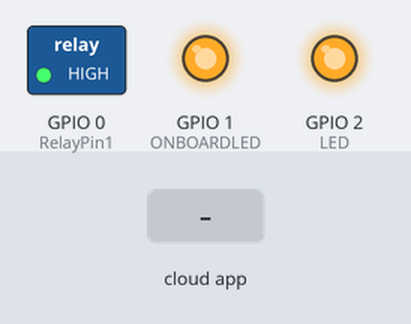
Recording of a sketch running on a simulated ESP8266 (NodeMCU). Parts: switched loads named in the sketch (green lamp = pin HIGH), output pins drawn as LEDs (lit = HIGH). Inputs (shaded band) come from the test bench. WiFi joins after 1.5 s; servers stay silent unless stated; what the sketch prints to the serial monitor is not drawn.

Above: at 2.7 s.
2.8 s: the phone or cloud app sets Heater to 1
At 3.9 s:
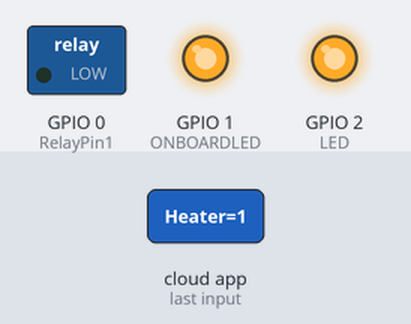
4.3 s: the phone or cloud app sets Heater to 0
At 5.0 s:
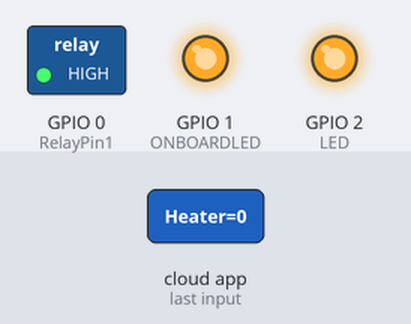
Timing chart, 0 to 7.3 s (numbered marks = the images above; inputs shaded):
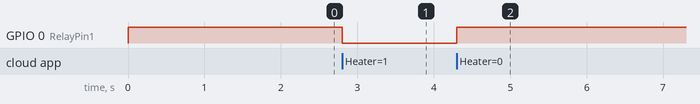

The sketch:

ESP01_CodeForRelayControl.ino
```cpp
#include <ESP8266WiFi.h>
#include <ESPAsyncTCP.h>
#include <fauxmoESP.h>
#define ONBOARDLED 1
#define LED 2
#define RelayPin1 0
fauxmoESP fauxmo;
const char* deviceName = "Heater";// Set your Static IP address
IPAddress local_IP(192, 168, 1, 51);
// Set your Gateway IP address
IPAddress gateway(192, 168, 1, 1);

IPAddress subnet(255, 255, 0, 0);
IPAddress primaryDNS(8, 8, 8, 8);   //optional
IPAddress secondaryDNS(8, 8, 4, 4); //optional

void setup() {
  Serial.begin(9600);
  pinMode(RelayPin1, OUTPUT);
  pinMode(LED, OUTPUT);
  pinMode(ONBOARDLED, OUTPUT);
  digitalWrite(ONBOARDLED,LOW);
  digitalWrite(LED,LOW);
  // This should be negated logic
  digitalWrite(RelayPin1, HIGH);

 // Configures static IP address
  if (!WiFi.config(local_IP, gateway, subnet, primaryDNS, secondaryDNS)) {
    Serial.println("STA Failed to configure");
  }

  if (connectWifi()) {
    // Setup fauxmo
     Serial.println((String)"Adding" +deviceName+  " device");
     fauxmo.setPort(80);
     fauxmo.enable(true);
     fauxmo.addDevice(deviceName);
  }

  fauxmo.onSetState([](unsigned char device_id, const char * device_name, bool state, unsigned char value) {
    Serial.print("Device: ");Serial.print(device_name);
    Serial.print(" state");
    if(state) {
      Serial.println("ON!");
      // ESP8266 uses and inverted logic with arduino
      digitalWrite(RelayPin1, LOW);
    }
    else {
      Serial.println("off");
      digitalWrite(RelayPin1, HIGH);
    }
  });
}

void loop() {
  fauxmo.handle();
}

boolean connectWifi() {
  // Let us connect to WiFi
  WiFi.begin("B1117", "air44189");
  while (WiFi.status() != WL_CONNECTED) {
    digitalWrite(ONBOARDLED,LOW);
    digitalWrite(LED,LOW);
    delay(500);
    Serial.print(".");
  }
  Serial.println(".......");
  Serial.println("WiFi Connected....IP Address:");
  Serial.println(WiFi.localIP());

  digitalWrite(LED,HIGH);
  digitalWrite(ONBOARDLED,HIGH);
  return true;
}
```

Measured:
- after the input at 2.8 s, GPIO 0 (RelayPin1): HIGH → LOW at once
- after the input at 4.3 s, GPIO 0 (RelayPin1): LOW → HIGH at once
